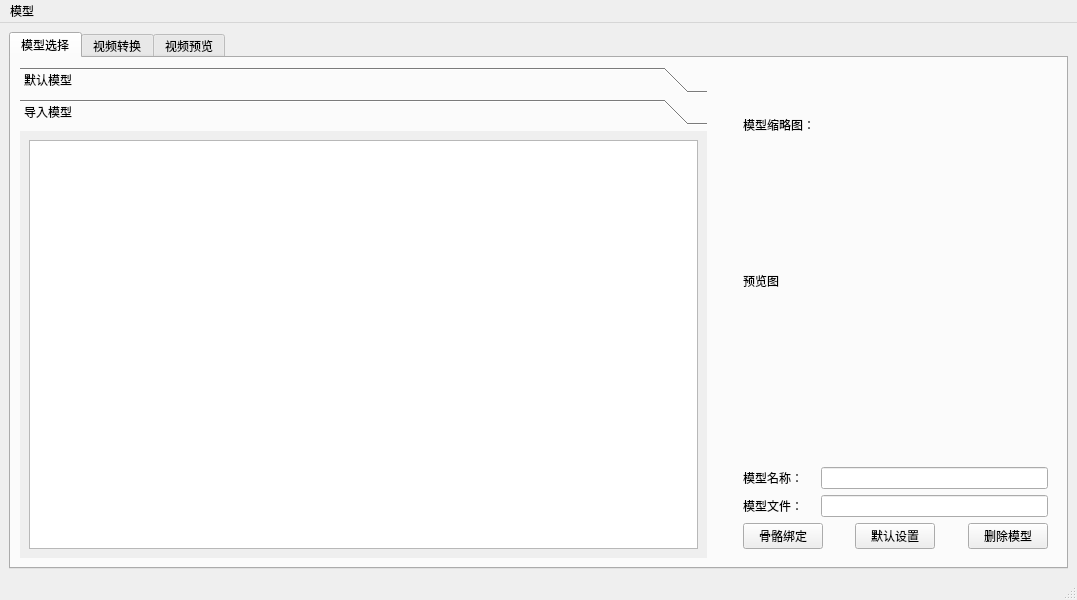
<?xml version="1.0" encoding="UTF-8"?>
<ui version="4.0">
 <class>MainWindow</class>
 <widget class="QMainWindow" name="MainWindow">
  <property name="geometry">
   <rect>
    <x>0</x>
    <y>0</y>
    <width>1077</width>
    <height>600</height>
   </rect>
  </property>
  <property name="windowTitle">
   <string>MainWindow</string>
  </property>
  <widget class="QWidget" name="centralwidget">
   <layout class="QGridLayout" name="gridLayout_2">
    <item row="0" column="0">
     <widget class="QTabWidget" name="tabWidget">
      <property name="currentIndex">
       <number>0</number>
      </property>
      <widget class="QWidget" name="modelSelect">
       <attribute name="title">
        <string>模型选择</string>
       </attribute>
       <layout class="QGridLayout" name="gridLayout_4" columnstretch="2,1">
        <item row="0" column="0">
         <widget class="QToolBox" name="toolBox">
          <property name="currentIndex">
           <number>1</number>
          </property>
          <widget class="QWidget" name="defaultModel">
           <property name="geometry">
            <rect>
             <x>0</x>
             <y>0</y>
             <width>686</width>
             <height>437</height>
            </rect>
           </property>
           <attribute name="label">
            <string>默认模型</string>
           </attribute>
           <attribute name="toolTip">
            <string>系统自带的模型</string>
           </attribute>
           <layout class="QGridLayout" name="gridLayout_6">
            <item row="0" column="0">
             <widget class="ModelListWidget" name="systemModelListWidget"/>
            </item>
           </layout>
          </widget>
          <widget class="QWidget" name="importModel">
           <property name="geometry">
            <rect>
             <x>0</x>
             <y>0</y>
             <width>686</width>
             <height>437</height>
            </rect>
           </property>
           <attribute name="label">
            <string>导入模型</string>
           </attribute>
           <attribute name="toolTip">
            <string>用户手动导入的模型</string>
           </attribute>
           <layout class="QGridLayout" name="gridLayout_5">
            <item row="0" column="0">
             <widget class="ModelListWidget" name="importModelListWidget"/>
            </item>
           </layout>
          </widget>
         </widget>
        </item>
        <item row="0" column="1">
         <widget class="QFrame" name="modelInfoFrame">
          <property name="frameShape">
           <enum>QFrame::NoFrame</enum>
          </property>
          <property name="frameShadow">
           <enum>QFrame::Raised</enum>
          </property>
          <layout class="QGridLayout" name="gridLayout_8">
           <item row="9" column="1" colspan="2">
            <widget class="QPushButton" name="skeletonBindButton">
             <property name="text">
              <string>骨骼绑定</string>
             </property>
            </widget>
           </item>
           <item row="9" column="6">
            <spacer name="horizontalSpacer_4">
             <property name="orientation">
              <enum>Qt::Horizontal</enum>
             </property>
             <property name="sizeHint" stdset="0">
              <size>
               <width>10</width>
               <height>20</height>
              </size>
             </property>
            </spacer>
           </item>
           <item row="6" column="1">
            <spacer name="verticalSpacer_3">
             <property name="orientation">
              <enum>Qt::Vertical</enum>
             </property>
             <property name="sizeType">
              <enum>QSizePolicy::Fixed</enum>
             </property>
             <property name="sizeHint" stdset="0">
              <size>
               <width>20</width>
               <height>40</height>
              </size>
             </property>
            </spacer>
           </item>
           <item row="8" column="2" colspan="6">
            <widget class="QLineEdit" name="modelInfoFileLineEdit"/>
           </item>
           <item row="1" column="1">
            <widget class="QLabel" name="modelThumbnailLabel">
             <property name="text">
              <string>模型缩略图：</string>
             </property>
            </widget>
           </item>
           <item row="7" column="1">
            <widget class="QLabel" name="modelInfoNameLabel">
             <property name="text">
              <string>模型名称：</string>
             </property>
            </widget>
           </item>
           <item row="9" column="0">
            <spacer name="horizontalSpacer_5">
             <property name="orientation">
              <enum>Qt::Horizontal</enum>
             </property>
             <property name="sizeHint" stdset="0">
              <size>
               <width>10</width>
               <height>20</height>
              </size>
             </property>
            </spacer>
           </item>
           <item row="8" column="1">
            <widget class="QLabel" name="modelInfoFileLabel">
             <property name="text">
              <string>模型文件：</string>
             </property>
            </widget>
           </item>
           <item row="9" column="3">
            <spacer name="horizontalSpacer_3">
             <property name="orientation">
              <enum>Qt::Horizontal</enum>
             </property>
             <property name="sizeHint" stdset="0">
              <size>
               <width>10</width>
               <height>20</height>
              </size>
             </property>
            </spacer>
           </item>
           <item row="9" column="4" colspan="2">
            <widget class="QPushButton" name="modelDefaultButton">
             <property name="text">
              <string>默认设置</string>
             </property>
            </widget>
           </item>
           <item row="9" column="7">
            <widget class="QPushButton" name="modelDeleteButton">
             <property name="text">
              <string>删除模型</string>
             </property>
            </widget>
           </item>
           <item row="7" column="2" colspan="6">
            <widget class="QLineEdit" name="modelInfoNameLineEdit"/>
           </item>
           <item row="0" column="1">
            <spacer name="verticalSpacer_4">
             <property name="orientation">
              <enum>Qt::Vertical</enum>
             </property>
             <property name="sizeType">
              <enum>QSizePolicy::Fixed</enum>
             </property>
             <property name="sizeHint" stdset="0">
              <size>
               <width>20</width>
               <height>40</height>
              </size>
             </property>
            </spacer>
           </item>
           <item row="2" column="1" colspan="7">
            <widget class="QLabel" name="imageLabel">
             <property name="sizePolicy">
              <sizepolicy hsizetype="Expanding" vsizetype="Expanding">
               <horstretch>0</horstretch>
               <verstretch>0</verstretch>
              </sizepolicy>
             </property>
             <property name="frameShape">
              <enum>QFrame::NoFrame</enum>
             </property>
             <property name="frameShadow">
              <enum>QFrame::Plain</enum>
             </property>
             <property name="text">
              <string>预览图</string>
             </property>
            </widget>
           </item>
          </layout>
         </widget>
        </item>
       </layout>
      </widget>
      <widget class="QWidget" name="videoConversion">
       <attribute name="title">
        <string>视频转换</string>
       </attribute>
       <layout class="QGridLayout" name="gridLayout" rowstretch="0,0,0,0" columnstretch="0,0,0,0,0,0,0,0">
        <property name="sizeConstraint">
         <enum>QLayout::SetDefaultConstraint</enum>
        </property>
        <property name="horizontalSpacing">
         <number>6</number>
        </property>
        <item row="2" column="5">
         <widget class="QPushButton" name="stopVideoRenderButton">
          <property name="text">
           <string>停止渲染</string>
          </property>
         </widget>
        </item>
        <item row="2" column="0">
         <spacer name="horizontalSpacer_6">
          <property name="orientation">
           <enum>Qt::Horizontal</enum>
          </property>
          <property name="sizeType">
           <enum>QSizePolicy::Fixed</enum>
          </property>
          <property name="sizeHint" stdset="0">
           <size>
            <width>40</width>
            <height>20</height>
           </size>
          </property>
         </spacer>
        </item>
        <item row="2" column="6">
         <spacer name="horizontalSpacer_7">
          <property name="orientation">
           <enum>Qt::Horizontal</enum>
          </property>
          <property name="sizeHint" stdset="0">
           <size>
            <width>40</width>
            <height>20</height>
           </size>
          </property>
         </spacer>
        </item>
        <item row="1" column="0">
         <widget class="QLabel" name="videoFileLabel">
          <property name="text">
           <string>视频文件：</string>
          </property>
         </widget>
        </item>
        <item row="2" column="2">
         <widget class="QPushButton" name="startVideoRenderButton">
          <property name="text">
           <string>开始渲染</string>
          </property>
         </widget>
        </item>
        <item row="2" column="1">
         <spacer name="horizontalSpacer_8">
          <property name="orientation">
           <enum>Qt::Horizontal</enum>
          </property>
          <property name="sizeHint" stdset="0">
           <size>
            <width>40</width>
            <height>20</height>
           </size>
          </property>
         </spacer>
        </item>
        <item row="2" column="7">
         <spacer name="horizontalSpacer_9">
          <property name="orientation">
           <enum>Qt::Horizontal</enum>
          </property>
          <property name="sizeType">
           <enum>QSizePolicy::Fixed</enum>
          </property>
          <property name="sizeHint" stdset="0">
           <size>
            <width>40</width>
            <height>20</height>
           </size>
          </property>
         </spacer>
        </item>
        <item row="1" column="7">
         <widget class="QToolButton" name="fileSelectToolButton">
          <property name="text">
           <string>...</string>
          </property>
         </widget>
        </item>
        <item row="1" column="1" colspan="6">
         <widget class="QLineEdit" name="videoFileLineEdit"/>
        </item>
        <item row="3" column="0" colspan="8">
         <widget class="QFrame" name="conversionFrame">
          <property name="frameShape">
           <enum>QFrame::Box</enum>
          </property>
          <property name="frameShadow">
           <enum>QFrame::Raised</enum>
          </property>
          <layout class="QGridLayout" name="gridLayout_7" rowstretch="0,0,1" columnstretch="1,0,0,1">
           <item row="0" column="3">
            <widget class="QLabel" name="renderVideoLabel">
             <property name="text">
              <string>渲染视频</string>
             </property>
            </widget>
           </item>
           <item row="0" column="0">
            <widget class="QLabel" name="videoLabel">
             <property name="text">
              <string>原视频</string>
             </property>
             <property name="alignment">
              <set>Qt::AlignRight|Qt::AlignTrailing|Qt::AlignVCenter</set>
             </property>
            </widget>
           </item>
           <item row="2" column="3">
            <widget class="QWidget" name="renderVideoPandaWidget" native="true"/>
           </item>
           <item row="2" column="0" colspan="2">
            <widget class="LabelCVWidget" name="videoWidget" native="true"/>
           </item>
          </layout>
         </widget>
        </item>
       </layout>
      </widget>
      <widget class="QWidget" name="videoPreView">
       <attribute name="title">
        <string>视频预览</string>
       </attribute>
       <layout class="QGridLayout" name="gridLayout_3">
        <item row="0" column="3">
         <widget class="QPushButton" name="stopPreviewButton">
          <property name="text">
           <string>停止预览</string>
          </property>
         </widget>
        </item>
        <item row="0" column="2">
         <widget class="QPushButton" name="startPreviewButton">
          <property name="text">
           <string>开始预览</string>
          </property>
         </widget>
        </item>
        <item row="0" column="5">
         <widget class="QLabel" name="renderLabel">
          <property name="text">
           <string>渲染结果</string>
          </property>
         </widget>
        </item>
        <item row="0" column="1">
         <spacer name="horizontalSpacer">
          <property name="orientation">
           <enum>Qt::Horizontal</enum>
          </property>
          <property name="sizeHint" stdset="0">
           <size>
            <width>40</width>
            <height>20</height>
           </size>
          </property>
         </spacer>
        </item>
        <item row="0" column="0">
         <widget class="QLabel" name="cameraLabel">
          <property name="text">
           <string>摄像头原画</string>
          </property>
         </widget>
        </item>
        <item row="0" column="4">
         <spacer name="horizontalSpacer_2">
          <property name="orientation">
           <enum>Qt::Horizontal</enum>
          </property>
          <property name="sizeHint" stdset="0">
           <size>
            <width>40</width>
            <height>20</height>
           </size>
          </property>
         </spacer>
        </item>
        <item row="1" column="3" colspan="3">
         <widget class="QWidget" name="renderCameraPandaWidget" native="true"/>
        </item>
        <item row="1" column="0" colspan="3">
         <widget class="LabelCVWidget" name="cameraWidget" native="true">
          <property name="sizePolicy">
           <sizepolicy hsizetype="Minimum" vsizetype="Minimum">
            <horstretch>0</horstretch>
            <verstretch>0</verstretch>
           </sizepolicy>
          </property>
         </widget>
        </item>
       </layout>
      </widget>
     </widget>
    </item>
   </layout>
  </widget>
  <widget class="QMenuBar" name="menubar">
   <property name="geometry">
    <rect>
     <x>0</x>
     <y>0</y>
     <width>1077</width>
     <height>21</height>
    </rect>
   </property>
   <widget class="QMenu" name="menu">
    <property name="title">
     <string>模型</string>
    </property>
    <addaction name="actionImport"/>
   </widget>
   <addaction name="menu"/>
  </widget>
  <widget class="QStatusBar" name="statusbar"/>
  <action name="actionImport">
   <property name="icon">
    <iconset>
     <normaloff>assets/icon/zengjia.png</normaloff>assets/icon/zengjia.png</iconset>
   </property>
   <property name="text">
    <string>导入模型</string>
   </property>
  </action>
 </widget>
 <customwidgets>
  <customwidget>
   <class>ModelListWidget</class>
   <extends>QListWidget</extends>
   <header location="global">ModelItem</header>
  </customwidget>
  <customwidget>
   <class>LabelCVWidget</class>
   <extends>QWidget</extends>
   <header location="global">QtLabelCVWidget</header>
   <container>1</container>
  </customwidget>
 </customwidgets>
 <resources/>
 <connections/>
</ui>
